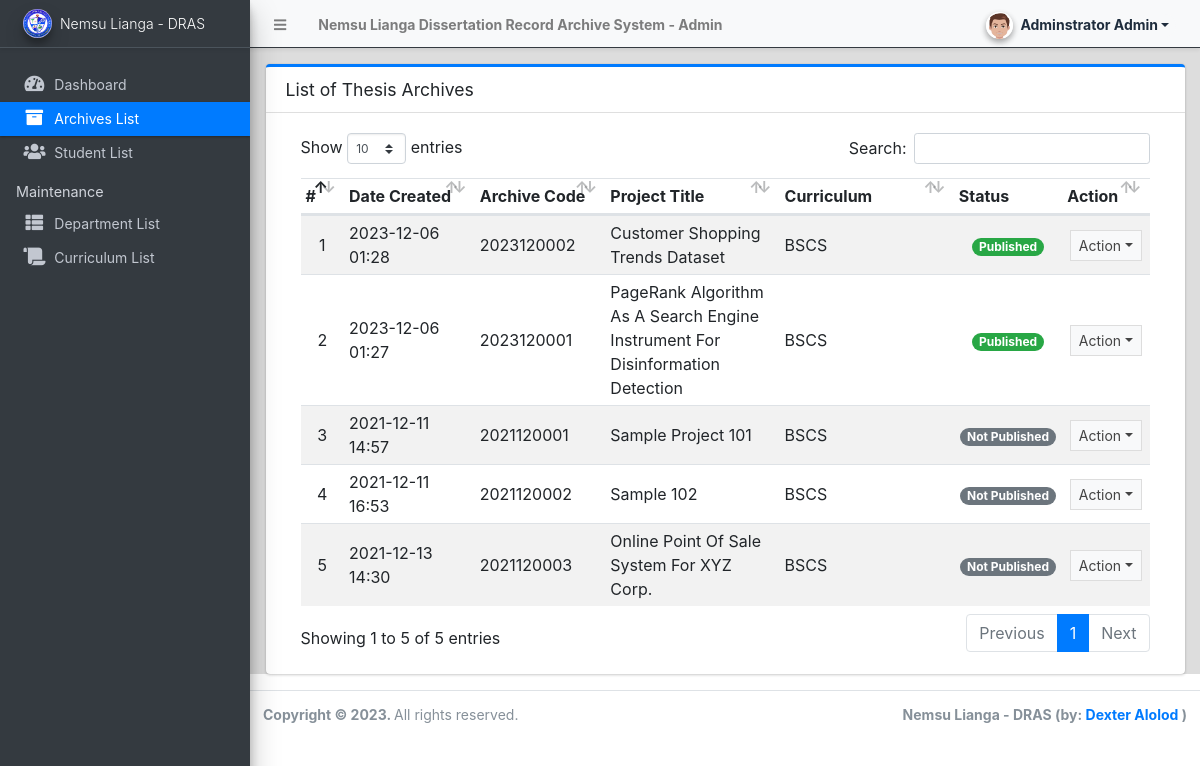
The app's page /admin/?page=archives (signed in) with its own data.
### tables this page shows
CREATE TABLE `archive_list` (
  `id` int(30) NOT NULL,
  `archive_code` varchar(100) NOT NULL,
  `curriculum_id` int(30) NOT NULL,
  `year` year(4) NOT NULL,
  `title` text NOT NULL,
  `abstract` text NOT NULL,
  `members` text NOT NULL,
  `banner_path` text NOT NULL,
  `document_path` text NOT NULL,
  `status` tinyint(1) NOT NULL DEFAULT '0',
  `student_id` int(30) DEFAULT NULL,
  `date_created` datetime NOT NULL DEFAULT CURRENT_TIMESTAMP,
  `date_updated` datetime DEFAULT NULL ON UPDATE CURRENT_TIMESTAMP
);

### admin/archives/index.php (the view, shortened to what this page needs)
<div class="card card-outline card-primary">
	<div class="card-header">
		<h3 class="card-title">List of Thesis Archives</h3>
	</div>
	<div class="card-body">
		<div class="container-fluid">
        <div class="container-fluid">
			<table class="table table-hover table-striped">
				<colgroup>
					<col width="5%">
					<col width="15%">
					<col width="15%">
					<col width="20%">
					<col width="20%">
					<col width="10%">
					<col width="10%">
				</colgroup>
				<thead>
					<tr>
						<th>#</th>
						<th>Date Created</th>
						<th>Archive Code</th>
						<th>Project Title</th>
						<th>Curriculum</th>
						<th>Status</th>
						<th>Action</th>
					</tr>
				</thead>
				<tbody>
					<?php
						$i = 1;
						$curriculum = $conn->query("SELECT * FROM curriculum_list where id in (SELECT curriculum_id from `archive_list`)");
						$cur_arr = array_column($curriculum->fetch_all(MYSQLI_ASSOC),'name','id');
						$qry = $conn->query("SELECT * from `archive_list` order by `year` desc, `title` desc ");
						while($row = $qry->fetch_assoc()):
					?>
						<tr>
							<td class="text-center"><?php echo $i++; ?></td>
							<td class=""><?php echo date("Y-m-d H:i",strtotime($row['date_created'])) ?></td>
							<td><?php echo ($row['archive_code']) ?></td>
							<td><?php echo ucwords($row['title']) ?></td>
							<td><?php echo $cur_arr[$row['curriculum_id']] ?></td>
							<td class="text-center">
								<?php
                                    switch($row['status']){
                                        case '1':
                                            echo "<span class='badge badge-success badge-pill'>Published</span>";
                                            break;
                                        case '0':
                                            echo "<span class='badge badge-secondary badge-pill'>Not Published</span>";
                                            break;
                                    }
                                ?>
							</td>
							<td align="center">
								 <button type="button" class="btn btn-flat btn-default btn-sm dropdown-toggle dropdown-icon" data-toggle="dropdown">
				                  		Action
				                  </button>
							</td>
						</tr>
					<?php endwhile; ?>
				</tbody>
			</table>
		</div>
		</div>
	</div>
</div>

### records on screen
archive_list: date_created "2023-12-06 01:28", archive_code "2023120002", title "Customer Shopping Trends Dataset", curriculum "BSCS", status "Published"
archive_list: date_created "2023-12-06 01:27", archive_code "2023120001", title "PageRank Algorithm As A Search Engine Instrument For Disinformation Detection", curriculum "BSCS", status "Published"
archive_list: date_created "2021-12-11 14:57", archive_code "2021120001", title "Sample Project 101", curriculum "BSCS", status "Not Published"
archive_list: date_created "2021-12-11 16:53", archive_code "2021120002", title "Sample 102", curriculum "BSCS", status "Not Published"
archive_list: date_created "2021-12-13 14:30", archive_code "2021120003", title "Online Point Of Sale System For XYZ Corp.", curriculum "BSCS", status "Not Published"

### other values on screen
$_settings->info('name') "Nemsu Lianga Dissertation Record Archive System"
$_settings->userdata('firstname').' '.$_settings->userdata('lastname') "Adminstrator Admin"
$_settings->info('short_name') "Nemsu Lianga - DRAS"
